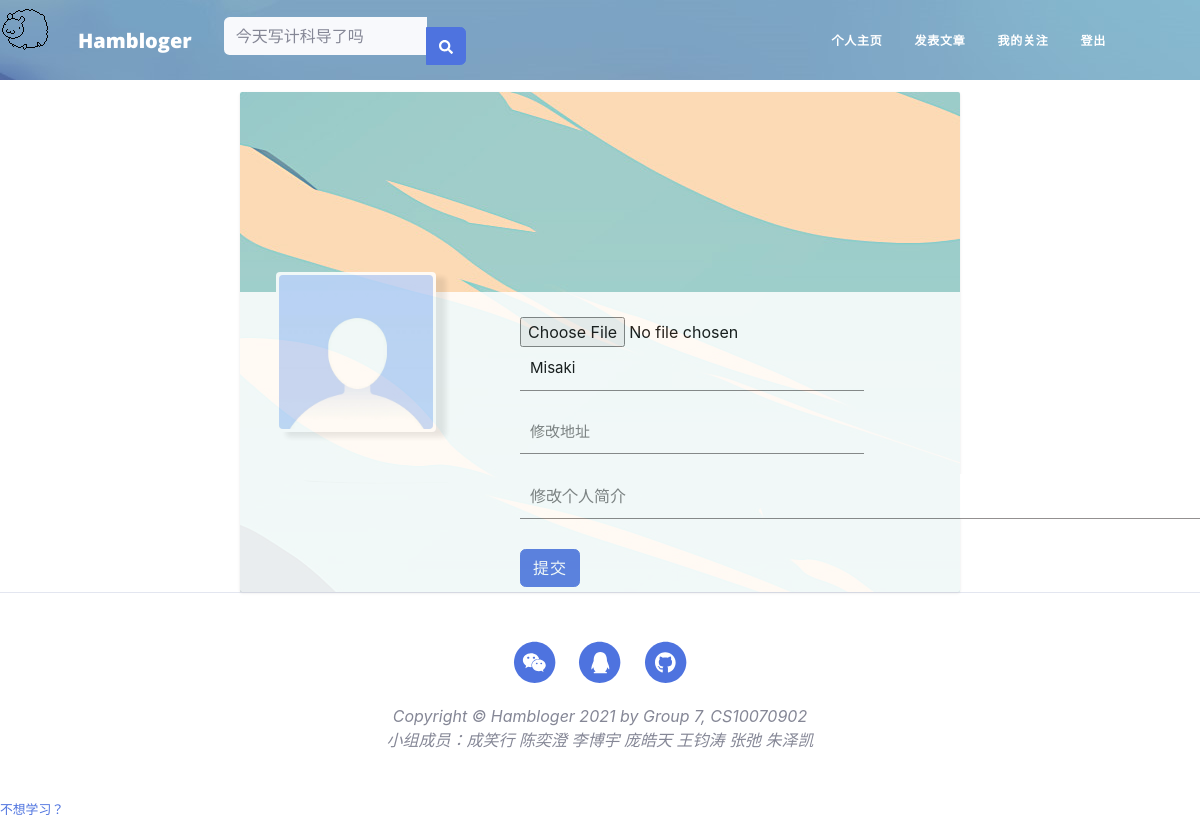
The page /edit-profile (signed in) on the database as committed earlier.
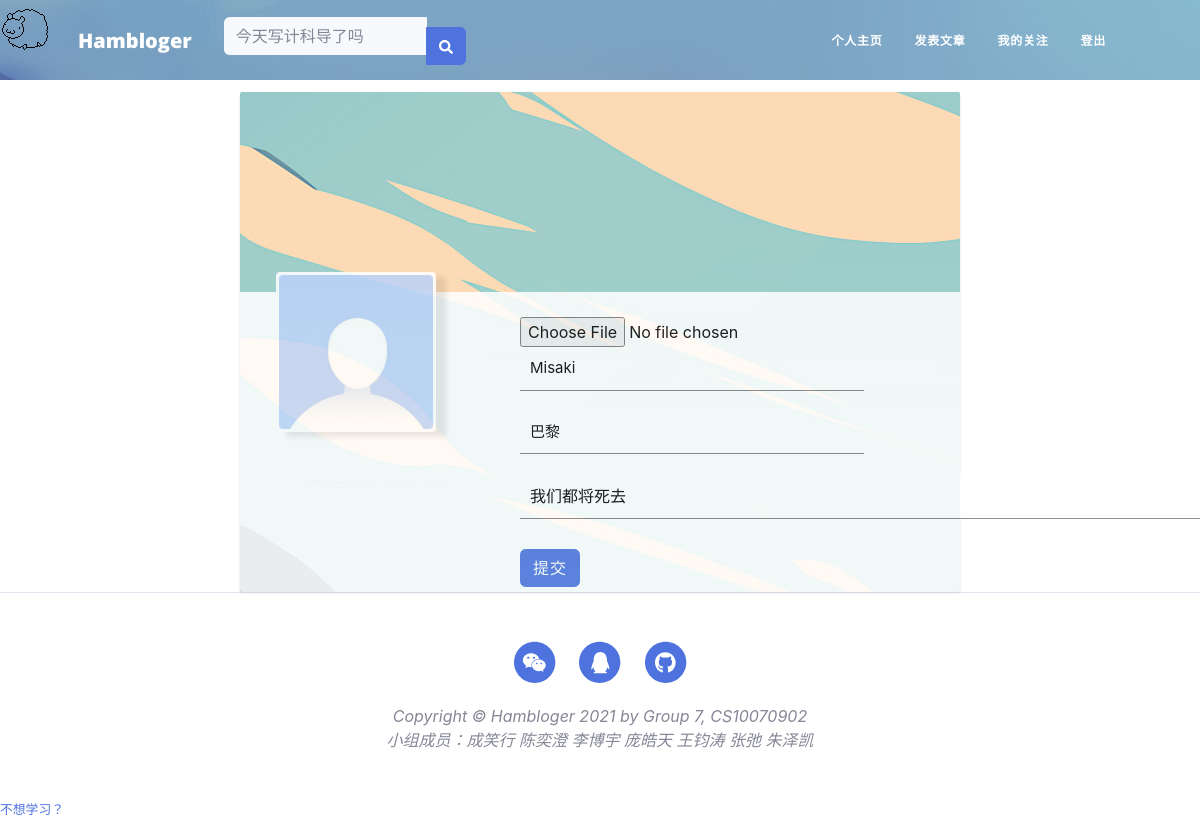
The same page on the database as committed later.
### app/models.py (models this page shows, shortened)
class User(UserMixin, db.Model):
    __tablename__ = 'users'
    id = db.Column(db.Integer, primary_key=True)
    email = db.Column(db.String(64), unique=True, index=True)
    username = db.Column(db.String(64), unique=True, index=True)
    role_id = db.Column(db.Integer, db.ForeignKey('roles.id'))  # 每一个用户只能有一个角色
    password_hash = db.Column(db.String(128))
    confirmed = db.Column(db.Boolean, default=True)
    name = db.Column(db.String(64))
    location = db.Column(db.String(64))
    about_me = db.Column(db.Text())
    member_since = db.Column(db.DateTime(), default=datetime.now)
    last_seen = db.Column(db.DateTime(), default=datetime.now)
    posts = db.relationship('Post', backref='author', lazy='dynamic')
    followed = db.relationship('Follow',
                               foreign_keys=[Follow.follower_id],
                               backref=db.backref('follower', lazy='joined'),
                               lazy='dynamic',
                               cascade='all, delete-orphan')
    followers = db.relationship('Follow',
                                foreign_keys=[Follow.followed_id],
                                backref=db.backref('followed', lazy='joined'),
                                lazy='dynamic',
                                cascade='all, delete-orphan')
    @property
    def password(self):
        raise AttributeError("Password is not a readable attribute")
    def ping(self):
        self.last_seen = datetime.utcnow()
        db.session.add(self)
        db.session.commit()

### app/main/views.py (the view, shortened to what this page needs)
@main.route('/edit-profile', methods=['GET', 'POST'])
@login_required
def edit_profile():
    form = EditProfileForm()
    form.name.data = current_user.name
    form.location.data = current_user.location
    form.about_me.data = current_user.about_me
    edit_post = Post.query.order_by(Post.id.desc()).first()
    return render_template('edit_profile.html', form=form, edit_post=edit_post)

### app/main/forms.py
class EditProfileForm(FlaskForm):
    mask = FileField('头像', validators=[
            FileAllowed(['png'])
        ])
    name = StringField('真实姓名', validators=[Length(0, 64)])
    location = StringField('地址', validators=[Length(0, 64)])
    about_me = StringField('个人简介', validators=[Length(0, 64)])
    submit = SubmitField('提交')

### app/auth/views.py (called while the page is built)
@auth.before_app_request
def before_request():
    if current_user.is_authenticated:
        current_user.ping()
        if not current_user.confirmed and request.endpoint \
                and request.blueprint != 'auth' and request.endpoint != 'static':
            return redirect(url_for('auth.unconfirmed'))

### app/main/__init__.py (called while the page is built)
@main.app_context_processor
def inject_permissions():
    return dict(Permission=Permission)

### app/models.py (called while the page is built)
@login_manager.user_loader
def load_user(user_id):
    return User.query.get(int(user_id))

### app/templates/edit_profile.html (shortened to what this page needs)
{% extends "base.html" %}
{% import "bootstrap/wtf.html" as wtf %}
{% block head %}
<link href="{{ url_for('static',filename='css/edit-profile.css') }}" rel="stylesheet">
<link href="{{ url_for('static',filename='css/admin.css') }}" rel="stylesheet">
<header class="user-top-cover"></header>
{% endblock %}
{% block page_content %}
<div class="page-container">
    <div class="user-container">
        <div class="user-profile-container">
            <div class="user-mask-container">
                <div class="user-mask">
                    <img src="../static/mask/{{current_user.id}}.png" class="user-mask-img">
                </div>
            </div>
            <div class="user-information-container">
                <form method="POST" enctype="multipart/form-data">
                    {{form.mask(class="input-mask", placeholder="上传头像")}}
                    {{form.name(class="input-item", placeholder="修改昵称")}}
                    {{form.location(class="input-item",placeholder="修改地址")}}
                    {{form.about_me(class="input-item-text",placeholder="修改个人简介")}}
                    {{form.submit(class="btn btn-primary")}}
                </form>
            </div>
        </div>
    </div>
</div>
</div>
{% endblock %}

Rows that differ between the two databases and show on the page:
changed User "Misaki": location (not shown) → "巴黎"; about_me (not shown) → "我们都将死去"
